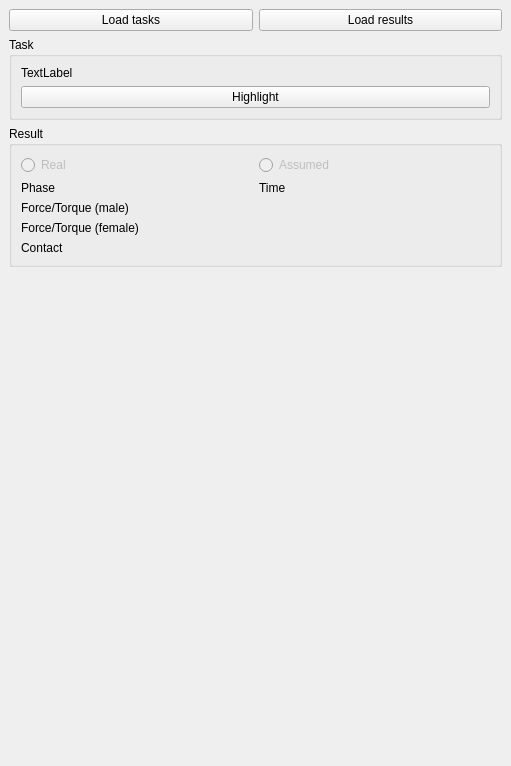
<?xml version="1.0" encoding="UTF-8"?>
<ui version="4.0">
 <class>ATaskVisPlugin</class>
 <widget class="QDockWidget" name="ATaskVisPlugin">
  <property name="geometry">
   <rect>
    <x>0</x>
    <y>0</y>
    <width>511</width>
    <height>766</height>
   </rect>
  </property>
  <property name="windowTitle">
   <string>Assembly Visualisation</string>
  </property>
  <widget class="QWidget" name="dockWidgetContents">
   <layout class="QVBoxLayout" name="verticalLayout_2">
    <item>
     <layout class="QGridLayout" name="gridLayout_4">
      <item row="0" column="0">
       <layout class="QGridLayout" name="gridLayout">
        <item row="0" column="0">
         <widget class="QPushButton" name="_loadTasksBtn">
          <property name="text">
           <string>Load tasks</string>
          </property>
         </widget>
        </item>
        <item row="0" column="1">
         <widget class="QPushButton" name="_loadResultsBtn">
          <property name="text">
           <string>Load results</string>
          </property>
         </widget>
        </item>
       </layout>
      </item>
      <item row="3" column="0">
       <spacer name="verticalSpacer">
        <property name="orientation">
         <enum>Qt::Vertical</enum>
        </property>
        <property name="sizeHint" stdset="0">
         <size>
          <width>20</width>
          <height>40</height>
         </size>
        </property>
       </spacer>
      </item>
      <item row="1" column="0">
       <widget class="QGroupBox" name="_taskBox">
        <property name="title">
         <string>Task</string>
        </property>
        <layout class="QGridLayout" name="gridLayout_2">
         <item row="0" column="0">
          <widget class="QLabel" name="_taskDescription">
           <property name="text">
            <string>TextLabel</string>
           </property>
          </widget>
         </item>
         <item row="2" column="0">
          <layout class="QFormLayout" name="_taskBoxLayout"/>
         </item>
         <item row="1" column="0">
          <widget class="QPushButton" name="_highlightButton">
           <property name="text">
            <string>Highlight</string>
           </property>
          </widget>
         </item>
        </layout>
       </widget>
      </item>
      <item row="2" column="0">
       <widget class="QGroupBox" name="_resultBox">
        <property name="title">
         <string>Result</string>
        </property>
        <layout class="QGridLayout" name="gridLayout_6">
         <item row="8" column="0">
          <widget class="QLabel" name="_contactLabel">
           <property name="text">
            <string>Contact</string>
           </property>
          </widget>
         </item>
         <item row="0" column="0">
          <widget class="QRadioButton" name="_real">
           <property name="enabled">
            <bool>false</bool>
           </property>
           <property name="text">
            <string>Real</string>
           </property>
           <property name="checkable">
            <bool>true</bool>
           </property>
           <property name="checked">
            <bool>false</bool>
           </property>
          </widget>
         </item>
         <item row="4" column="1">
          <widget class="QLabel" name="_timeLabel">
           <property name="text">
            <string>Time</string>
           </property>
          </widget>
         </item>
         <item row="4" column="0">
          <widget class="QLabel" name="_phase">
           <property name="text">
            <string>Phase</string>
           </property>
          </widget>
         </item>
         <item row="0" column="1">
          <widget class="QRadioButton" name="_assumed">
           <property name="enabled">
            <bool>false</bool>
           </property>
           <property name="text">
            <string>Assumed</string>
           </property>
           <property name="checkable">
            <bool>true</bool>
           </property>
          </widget>
         </item>
         <item row="5" column="0" colspan="2">
          <widget class="QLabel" name="_ftMaleLabel">
           <property name="text">
            <string>Force/Torque (male)</string>
           </property>
          </widget>
         </item>
         <item row="6" column="0" colspan="2">
          <widget class="QLabel" name="_ftFemaleLabel">
           <property name="text">
            <string>Force/Torque (female)</string>
           </property>
          </widget>
         </item>
        </layout>
       </widget>
      </item>
     </layout>
    </item>
   </layout>
  </widget>
 </widget>
 <resources/>
 <connections/>
</ui>
